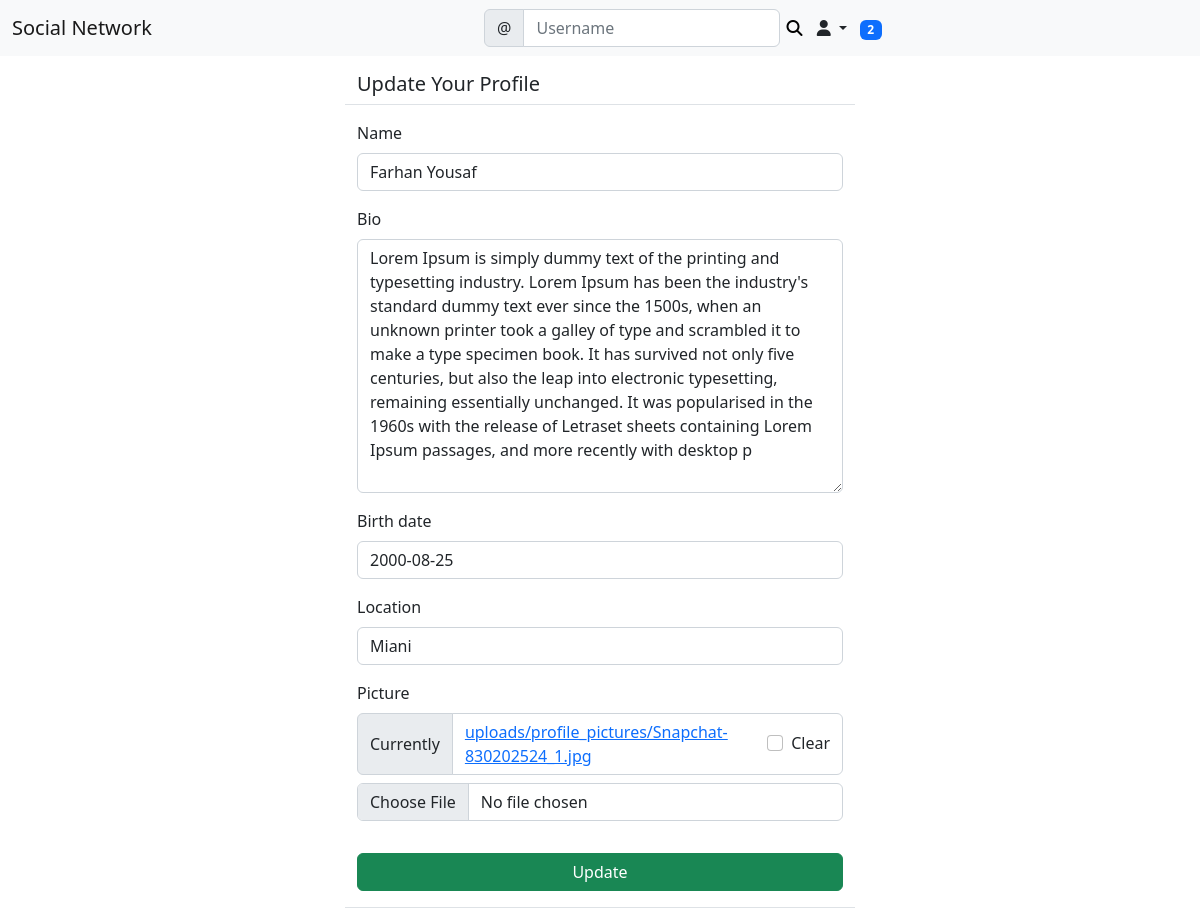
/social/profile/edit/2/ (signed in), run on the app's committed database.
### social/models.py (models this page shows)
class UserProfile(models.Model):
    user = models.OneToOneField(User, primary_key=True, verbose_name='user', related_name='profile',on_delete=models.CASCADE)
    name = models.CharField(max_length=30,blank=True,null=True)
    bio = models.TextField(max_length=500,blank=True,null=True)
    birth_date = models.DateField(null=True,blank=True)
    location = models.CharField(max_length=100,null=True,blank=True)
    picture = models.ImageField(upload_to='uploads/profile_pictures',default='uploads/profile_pictures/default.png',blank=True)
    followers = models.ManyToManyField(User,related_name='followers',blank=True)

### social/views.py (the view, shortened to what this page needs)
# urls.py: path('profile/edit/<int:pk>/',ProfileEditView.as_view(),name="profile-edit"),
class ProfileEditView(LoginRequiredMixin,UserPassesTestMixin,UpdateView):
    model = UserProfile
    fields = ['name','bio','birth_date','location','picture']
    template_name = 'social/edit_profile.html'
    def test_func(self):
        profile = self.get_object()
        return self.request.user == profile.user

### landing/templatetags/custom_tags.py (called while the page is built)
@register.inclusion_tag('social/show_notifications.html',takes_context=True)
def show_notifications(context):
    request_user = context['request'].user
    notifications = Notification.objects.filter(to_user=request_user).exclude(user_has_seen=True).order_by('-date')
    return {'notifications':notifications}

### social/templates/social/edit_profile.html (shortened to what this page needs)
{% extends 'landing/base.html' %}
{% load crispy_forms_tags %}
{% block content %}
    <div class="row justify-content-center mt-3">
        <div class="col-md-5 col-sm-12 border-bottom">
            <h5>Update Your Profile</h5>
        </div>
    </div>
        <div class="row justify-content-center mt-3">
        <div class="col-md-5 col-sm-12 border-bottom">
            <form method="POST" enctype="multipart/form-data">
                {{ form | crispy }}
                 <div class="d-grid gap-2">
                    <button class="btn btn-success mt-3 mb-3">Update</button>
                </div>
            </form>
        </div>
    </div>
{% endblock content %}

### data on the page
UserProfile: name "Farhan Yousaf", bio "Lorem Ipsum is simply dummy text of the printing and typesetting industry. Lorem Ipsum has been the industry's standard dummy text ever since the 1500s, when an unknown printer took a galley of type and scrambled it to make a type specimen book. It has survived not only five centuries, but also the leap into electronic typesetting, remaining essentially unchanged. It was popularised in the 1960s with the release of Letraset sheets containing Lorem Ipsum passages, and more recently with desktop p", birth_date "2000-08-25", location "Miani"

### other printed values
{{ notifications.count }} "2"
